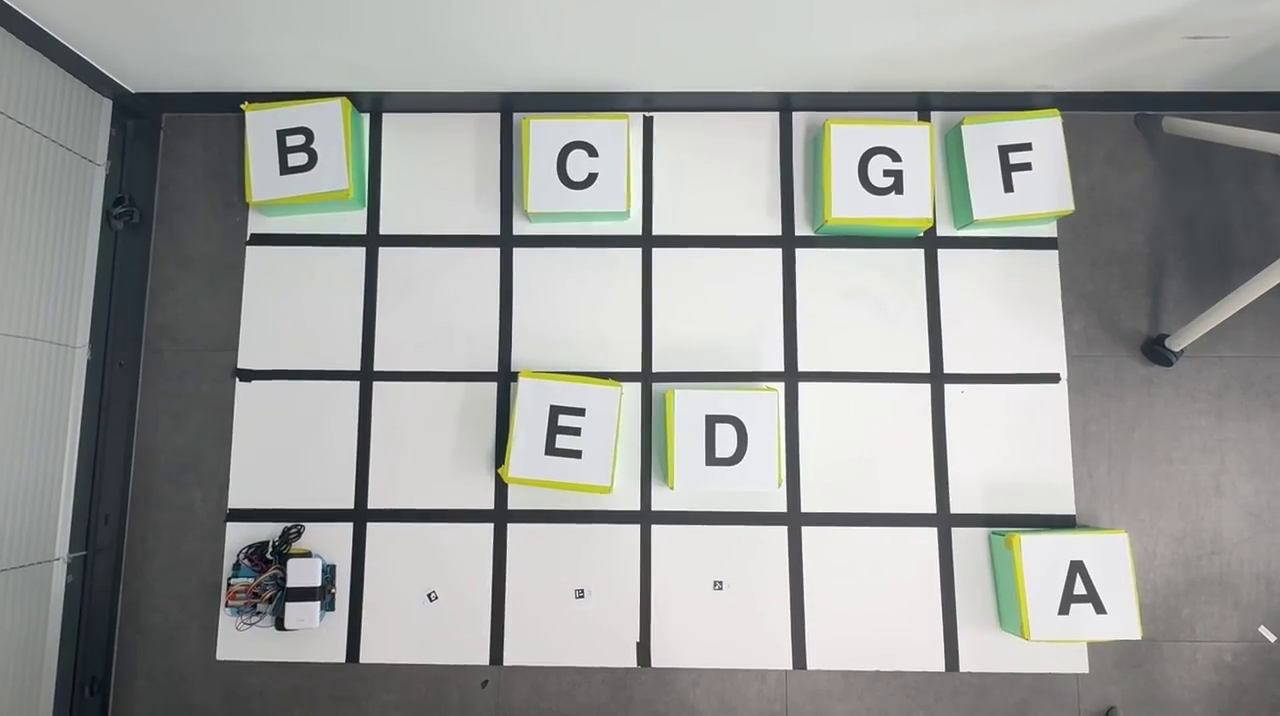
#> input picture frame 65 of pc/example.mp4, 1280 x 716 px
$ python fine_hsv.py
#> lines starting #> are read from the running program, lines starting #| are printed output that depends on the picture; after the words box and inside, x2 and y2 are one past the last pixel; in counts of white or black regions, pixels touching at a corner belong together
import cv2
import numpy as np

def nothing(x):
    pass

def main():
    # 경로를 회원님의 환경에 맞게 확인해 주십시오.
    video_path = r"C:\minwoin\miniproject\SmartFactory\pc\example.mp4"
    cap = cv2.VideoCapture(video_path)

    cv2.namedWindow("HSV Tuner")

    # 검은색은 보통 명도(V)가 낮으므로 초기값을 V_MAX 80으로 세팅해두었습니다.
    cv2.createTrackbar("H_MIN", "HSV Tuner", 0, 179, nothing)
    cv2.createTrackbar("S_MIN", "HSV Tuner", 0, 255, nothing)
    cv2.createTrackbar("V_MIN", "HSV Tuner", 0, 255, nothing)
    cv2.createTrackbar("H_MAX", "HSV Tuner", 179, 179, nothing)
    cv2.createTrackbar("S_MAX", "HSV Tuner", 255, 255, nothing)
    cv2.createTrackbar("V_MAX", "HSV Tuner", 80, 255, nothing)

    paused = False
    frame_cache = None

    print("\n=== HSV 색상 추출기 실행 ===")
    print("단축키 'p'로 화면을 멈추고 슬라이더를 조절하여 검은색 테이프만 하얗게 보이도록 맞추세요.")
    print("종료하려면 'q'를 누르세요. (종료 시 최종 값이 터미널에 출력됩니다)\n")

    while cap.isOpened():
        if not paused:
            ret, frame = cap.read()
#> frame is the input picture: shape (716, 1280, 3); mean B, G, R 157.2, 159.7, 158.2
            if not ret:
                cap.set(cv2.CAP_PROP_POS_FRAMES, 0)
                ret, frame = cap.read()

            height, width = frame.shape[:2]
#> height = 716; width = 1280
            frame = cv2.resize(frame, (width // 2, height // 2))
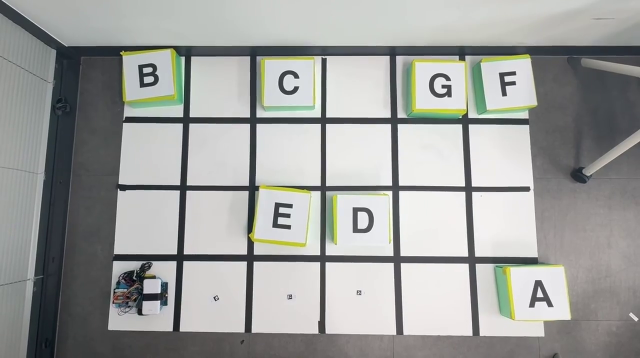
#> frame: shape (358, 640, 3); mean B, G, R 157.3, 159.8, 158.3
            frame_cache = frame.copy()

        hsv = cv2.cvtColor(frame_cache, cv2.COLOR_BGR2HSV)
#> hsv: shape (358, 640, 3); mean H, S, V 58.9, 14.3, 161.9

        # 트랙바에서 현재 설정된 HSV 값 읽어오기
        h_min = cv2.getTrackbarPos("H_MIN", "HSV Tuner")
        s_min = cv2.getTrackbarPos("S_MIN", "HSV Tuner")
        v_min = cv2.getTrackbarPos("V_MIN", "HSV Tuner")
        h_max = cv2.getTrackbarPos("H_MAX", "HSV Tuner")
        s_max = cv2.getTrackbarPos("S_MAX", "HSV Tuner")
        v_max = cv2.getTrackbarPos("V_MAX", "HSV Tuner")

        lower_bound = np.array([h_min, s_min, v_min])
        upper_bound = np.array([h_max, s_max, v_max])

        # HSV 마스크 생성
        mask = cv2.inRange(hsv, lower_bound, upper_bound)
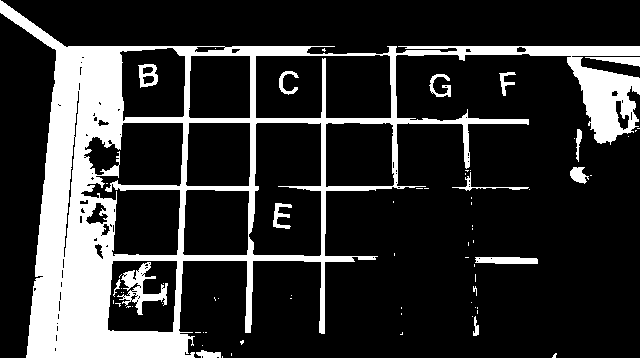
#> mask: shape (358, 640); 19.6% white; 71 white regions (55 under 20 px), largest, box (x1, y1, x2, y2) and area: (0, 0, 640, 358) 41403, (117, 262, 168, 315) 911, (475, 257, 538, 264) 396
        result = cv2.bitwise_and(frame_cache, frame_cache, mask=mask)
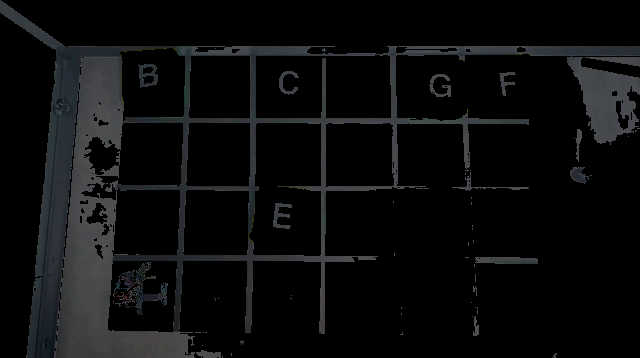
#> result: shape (358, 640, 3); mean B, G, R 12.5, 12, 11.3

        display_frame = frame_cache.copy()
        if paused:
            cv2.putText(display_frame, "PAUSED", (20, 40), cv2.FONT_HERSHEY_SIMPLEX, 1, (0, 0, 255), 2)

        cv2.imshow("Original", display_frame)
        cv2.imshow("Mask (White = Tape)", mask)
        cv2.imshow("Result", result)

        key = cv2.waitKey(30) & 0xFF
#> (key q is pressed here)
        if key == ord('q'):
            print(f"\n[찾은 HSV 값]")
            print(f"lower_bound = np.array([{h_min}, {s_min}, {v_min}])")
            print(f"upper_bound = np.array([{h_max}, {s_max}, {v_max}])")
            break
        elif key == ord('p'):
            paused = not paused

    cap.release()
    cv2.destroyAllWindows()

if __name__ == "__main__":
    main()

$ run again, starting later in the video
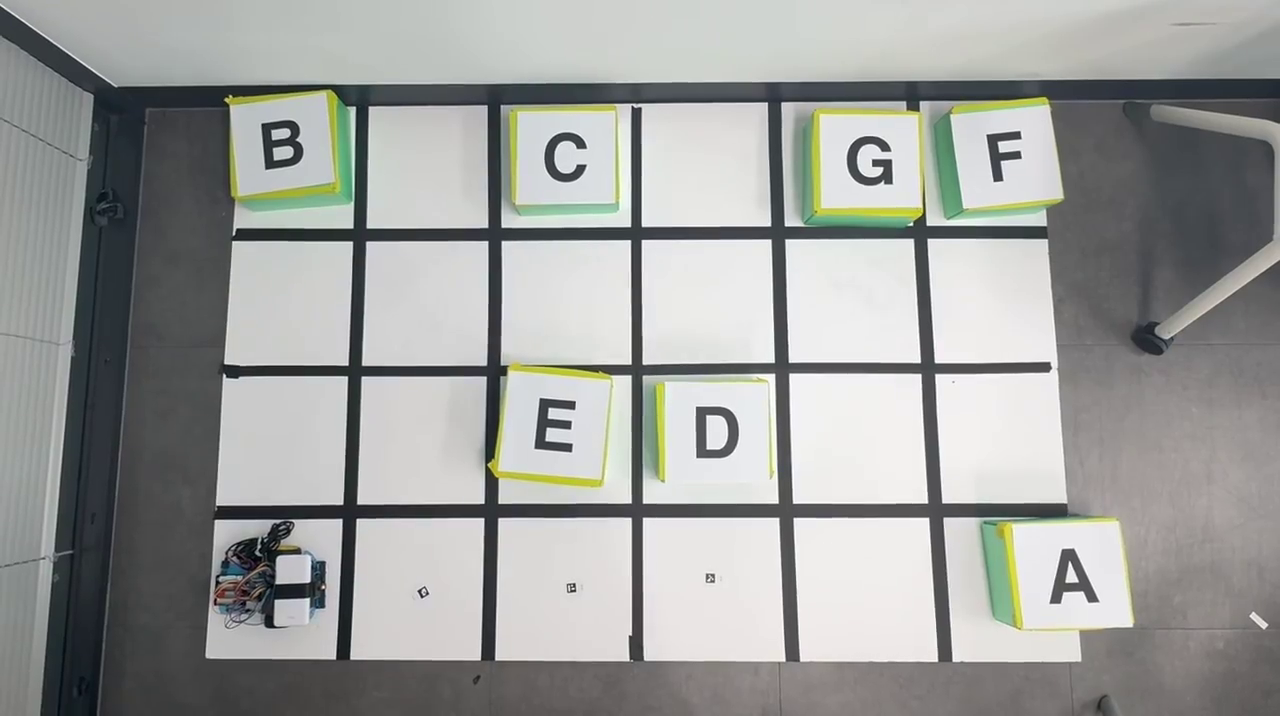
#> input picture frame 295 of pc/example.mp4, 1280 x 716 px
#> in main, frame is the input picture: shape (716, 1280, 3); mean B, G, R 155.9, 158.4, 156.9
#> frame: shape (358, 640, 3)
#> hsv: shape (358, 640, 3); mean H, S, V 58.4, 14.5, 160.6
#> in main, `mask = cv2.inRange(hsv, lower_bound, upper_bound)`:
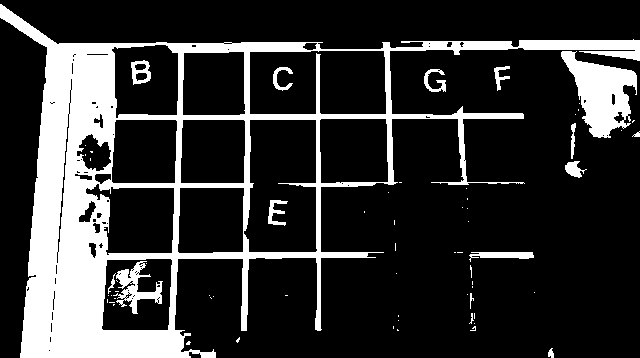
#> mask: shape (358, 640); 20.3% white; 65 white regions (49 under 20 px), largest, box (x1, y1, x2, y2) and area: (0, 4, 640, 358) 39907, (561, 51, 637, 138) 3464, (113, 261, 163, 314) 956
#> in main, `result = cv2.bitwise_and(frame_cache, frame_cache, mask=mask)`:
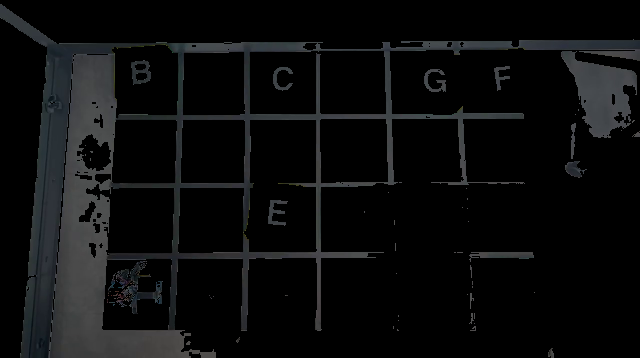
#> result: shape (358, 640, 3); mean B, G, R 12.8, 12.3, 11.7

$ run again, starting later in the video
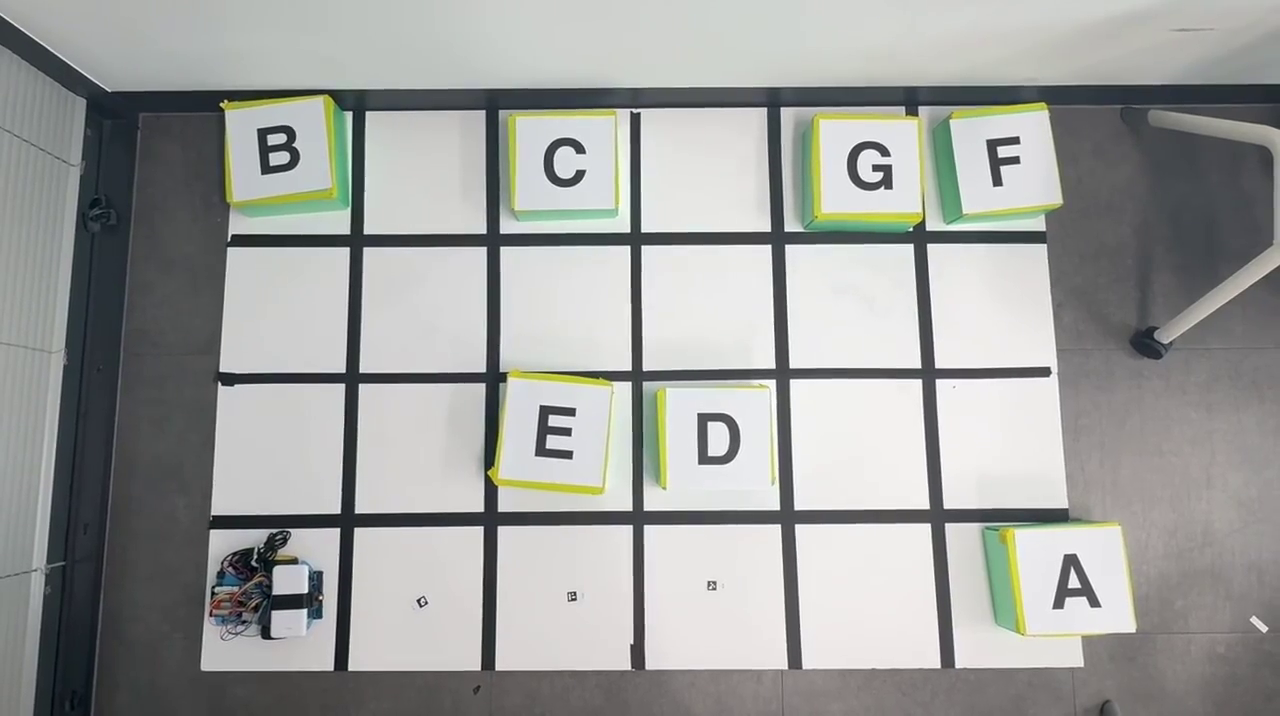
#> input picture frame 525 of pc/example.mp4, 1280 x 716 px
#> in main, frame is the input picture: shape (716, 1280, 3); mean B, G, R 156.8, 159.2, 157.8
#> frame: shape (358, 640, 3)
#> hsv: shape (358, 640, 3); mean H, S, V 59.2, 14.8, 161.5
#> in main, `mask = cv2.inRange(hsv, lower_bound, upper_bound)`:
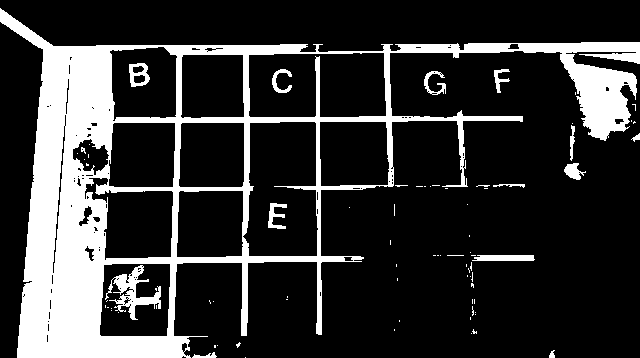
#> mask: shape (358, 640); 20.3% white; 79 white regions (65 under 20 px), largest, box (x1, y1, x2, y2) and area: (0, 8, 640, 358) 43162, (105, 265, 161, 320) 1026, (472, 255, 535, 261) 351
#> in main, `result = cv2.bitwise_and(frame_cache, frame_cache, mask=mask)`:
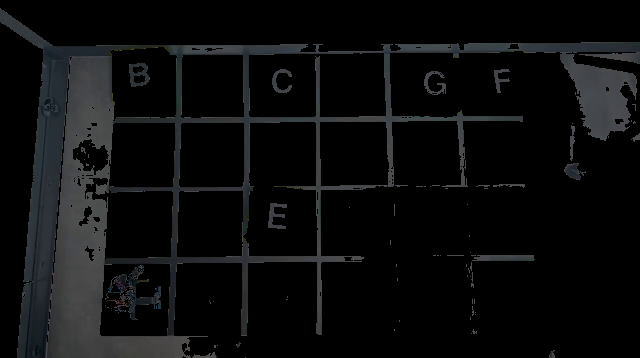
#> result: shape (358, 640, 3); mean B, G, R 12.8, 12.3, 11.6
